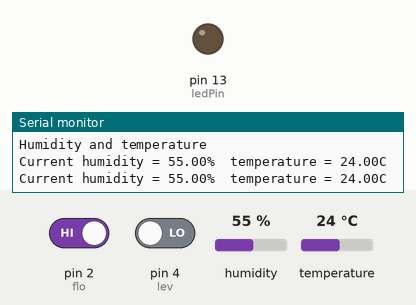
Recording of a sketch running on a simulated Arduino Uno, built with avr-gcc and run on an emulated ATmega328P. Shown: output pins drawn as LEDs (lit = HIGH), the last lines printed to the serial monitor. Inputs (shaded band) come from the test bench; at power-on: pin 2 (flo) HIGH, pin 4 (lev) LOW, humidity 55 %, temperature 24 °C.

Above: at 1.9 s.
2.0 s: pin 2 (flo) driven LOW and pin 4 (lev) driven HIGH
At 3.4 s:
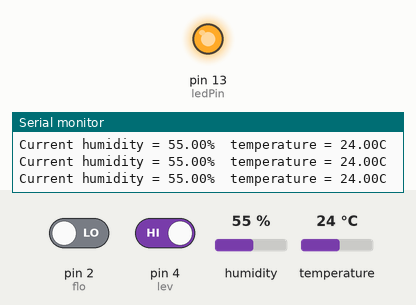
3.8 s: pin 2 (flo) driven HIGH
At 4.4 s:
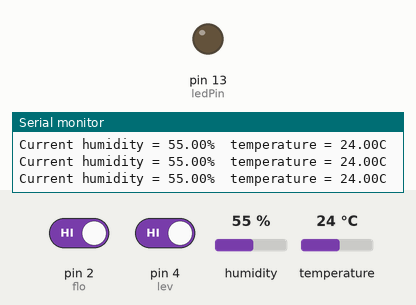
5.4 s: pin 2 (flo) driven LOW
At 6.5 s:
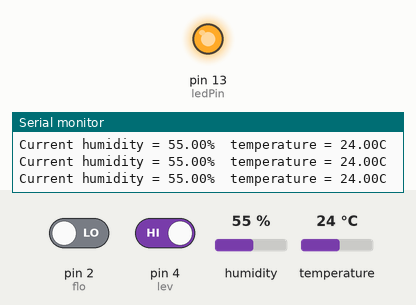
Timing chart, 0 to 8.4 s (numbered marks = the images above; inputs shaded):
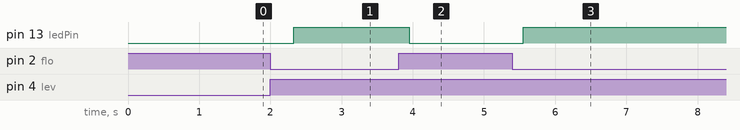

The sketch:

Smartwater.ino
```cpp
#include "DHT.h"
#define DHTTYPE DHT11
#define dht_dpin 0
const int lev = 4;
const int flo = 2;
const int ledPin =  LED_BUILTIN ;
int levState = 0;
int floState = 0;
DHT dht(dht_dpin, DHTTYPE);
void setup(void)
{
  pinMode(lev,INPUT);
  pinMode(flo,INPUT);
  pinMode(ledPin,OUTPUT);
  dht.begin();
  Serial.begin(9600);
  Serial.println("Humidity and temperature\n\n");
  delay(700);

}
void loop()
{
    levState = digitalRead(lev);
    floState = digitalRead(flo);
    if (levState == HIGH&&floState == LOW)
    {
      digitalWrite(ledPin, HIGH);
    }
    else
   {
     digitalWrite(ledPin, LOW);
   }
    float h = dht.readHumidity();
    float t = dht.readTemperature();
    Serial.print("Current humidity = ");
    Serial.print(h);
    Serial.print("%  ");
    Serial.print("temperature = ");
    Serial.print(t);
    Serial.println("C  ");
  delay(800);
}
```

Measured:
- after the input at 2.0 s, pin 13 (ledPin): LOW → HIGH after 0.33 s
- after the input at 3.8 s, pin 13 (ledPin): HIGH → LOW after 0.15 s
- after the input at 5.4 s, pin 13 (ledPin): LOW → HIGH after 0.15 s
